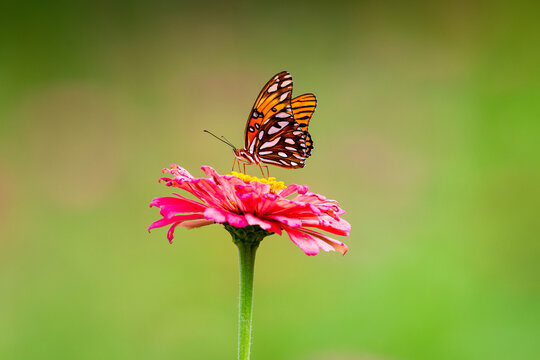
#> input picture opencv_tutorial/flower.jpg, 540 x 360 px, found by its file name
$ python 02_salt_pepper_noise.py
#> lines starting #> are read from the running program, lines starting #| are printed output that depends on the picture; after the words box and inside, x2 and y2 are one past the last pixel; in counts of white or black regions, pixels touching at a corner belong together
## Add Salt and Pepper Noise

import cv2
import random

image = cv2.imread("flower.jpg",0)
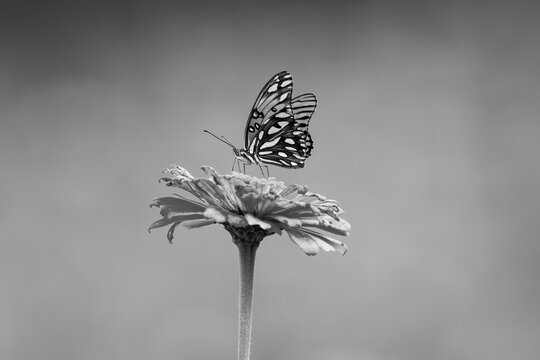
#> image: shape (360, 540); min 0, max 255, mean 139.4

noisy_img = image.copy()

salt_prob = 0.02
pepper_prob = 0.02

total_pixel = image.size
#> total_pixel = 194400

#Add salt
salt = int(total_pixel * salt_prob)
#> salt = 3888
for i in range(salt):
    i = random.randint(0, image.shape[0]-1) #random row
    j = random.randint(0, image.shape[1]-1) #random column
    noisy_img[i][ j] = 255 # set pixel to white
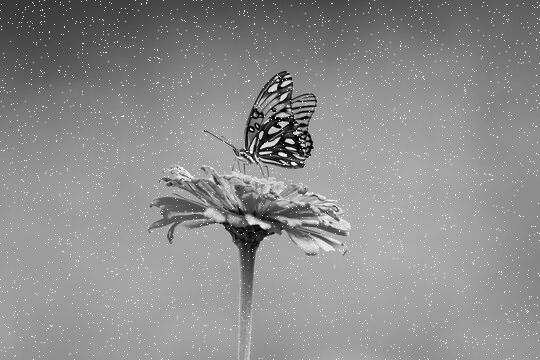
#> noisy_img: shape (360, 540); 1.98% of pixels changed, all inside (x1, y1, x2, y2) = (0, 0, 540, 360)

# Add pepper
pepper = int(total_pixel * pepper_prob)
#> pepper = 3888
for i in range(pepper):
    i = random.randint(0, image.shape[0]-1)
    j = random.randint(0, image.shape[1]-1)
    noisy_img[i][j] = 0 # set pixel to black
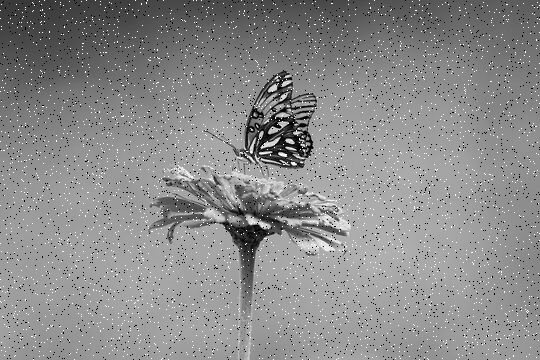
#> noisy_img: shape (360, 540); 1.98% of pixels changed, all inside (x1, y1, x2, y2) = (0, 0, 540, 360)


cv2.imshow("Original image", image)
cv2.imshow("Salt pepper noise added", noisy_img)

cv2.waitKey(0)
cv2.destroyAllWindows()
